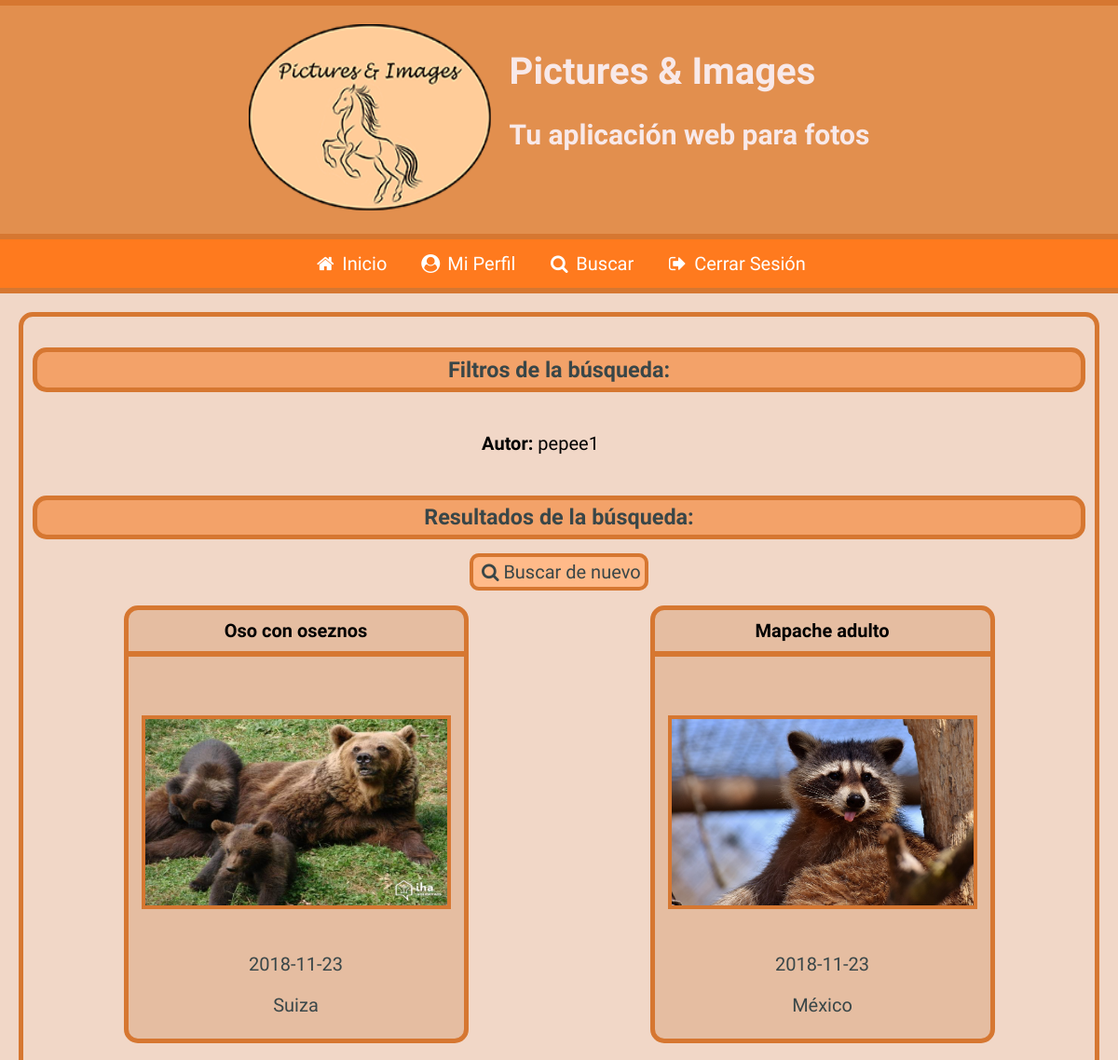
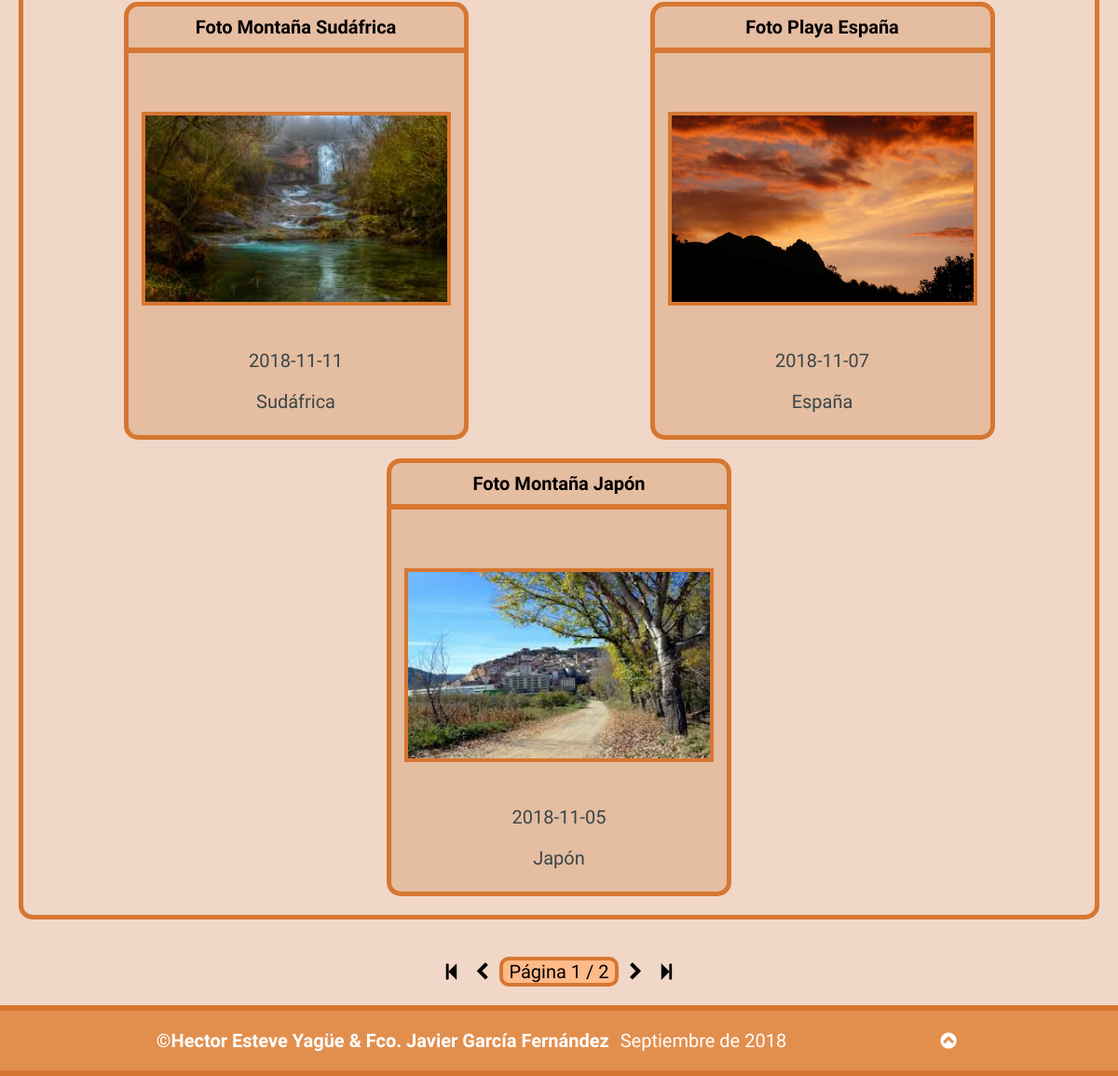
Page /resultado_busqueda.php?Usuario=1 (signed in) on the committed database (2 pictures, top to bottom).
### tables this page shows
CREATE TABLE `usuarios` (
  `IdUsuario` int(11) NOT NULL,
  `NomUsuario` varchar(15) NOT NULL,
  `Clave` varchar(200) NOT NULL,
  `Email` varchar(200) NOT NULL,
  `Sexo` tinyint(4) NOT NULL,
  `FNacimiento` date NOT NULL,
  `Ciudad` varchar(200) NOT NULL,
  `Pais` int(11) NOT NULL,
  `Foto` varchar(200) NOT NULL,
  `FRegistro` datetime NOT NULL DEFAULT CURRENT_TIMESTAMP ON UPDATE CURRENT_TIMESTAMP,
  `Estilo` int(11) NOT NULL
);

CREATE TABLE `fotos` (
  `IdFoto` int(11) NOT NULL,
  `Titulo` varchar(200) NOT NULL,
  `Descripcion` mediumtext NOT NULL,
  `Fecha` date NOT NULL,
  `Pais` int(11) NOT NULL,
  `Album` int(11) NOT NULL,
  `Fichero` varchar(500) NOT NULL,
  `Alternativo` varchar(200) NOT NULL,
  `FRegistro` datetime NOT NULL DEFAULT CURRENT_TIMESTAMP ON UPDATE CURRENT_TIMESTAMP
);

CREATE TABLE `paises` (
  `IdPais` int(11) NOT NULL,
  `NomPais` varchar(200) NOT NULL,
  `Continente` varchar(200) NOT NULL
);

### resultado_busqueda.php (the view, shortened to what this page needs)
<?php
require_once("head.php");
require_once("header.php");
if(isset($_SESSION["usuarioLog"]) && $cookieFalsa == false){
	require_once("barraNavSesionIniciada.php");
}
else{
	require_once("barraNavSesionNoIniciada.php");
	if($cookieFalsa){
		mostrarMensErrorCookie();
	}
}
?>
<?php
	function extraerUsuario(&$IdUsu){
		if(is_numeric($IdUsu)){
			$sentencia = 'SELECT NomUsuario FROM usuarios WHERE IdUsuario =' . $IdUsu;
			if(!($resultado = $GLOBALS["mysqli"]->query($sentencia))){
				echo "<p>Error al ejecutar la sentencia <b>$sentencia</b>: " . $GLOBALS["mysqli"]->error;
				echo '</p>';
				exit;
			}
			$fila = $resultado->fetch_object();
			return $fila->NomUsuario;
		}
		else{
			return $IdUsu;
		}
	}
		$hayGet = false;
		$hayFiltros = false;
		foreach ($_GET as $value){
			if(isset($value)){
				$hayGet=true;
			}
			if(!empty($value)){
				$hayFiltros = true;
			}
		}
		if($hayGet==true){
			if($hayFiltros == true){
				echo<<<filtros
				<section id="resultados">
				<h3>Filtros de la búsqueda:</h3>
				<div id="filtrosAplicados" class="mostrarDatos">
filtros;
				$getSaneado = $_GET;
				foreach ($getSaneado as $key => $value) {
					$clave = $key;
					cambiarClave($clave);
					if(!empty($value)){
						if($key == "Usuario"){
							$value = extraerUsuario($value);
						}
						if($key != "pagina"){
							echo"<p><b>$clave:</b> $value</p>";
						}
					}
				}
				echo "</div>";
				$FechasValidas = true;
				require_once("rellenarVariableBusqueda.php");
				if(!empty($busqueda)){
					require_once("paginacion.php");
					if(!empty($_GET["pagina"]) && ($_GET["pagina"] > $totalPaginas || !is_numeric($_GET["pagina"]))){
						$pagina = $totalPaginas;
						echo<<<cerrarSection
							</div>
						</section>
cerrarSection;
						mostrarErrorPaginaNoExistente();
					}
					else{
						if($FechasValidas){
							mostrarResultBusq();
						}
					}
				}
		}
		else{
			mostrarErrorNoHaBuscado();
		}
	}
	else{
		mostrarErrorNoHaBuscado();
	}
function cambiarClave(&$clave){
	$clav = array(
		"Album" => "Álbum",
		"NomUsuario" => "Autor",
		"Usuario" => "Autor",
		"FRegistro" => "Fecha",
		"Titulo" => "Título",
		"Descripcion" => "Descripción",
		"palClave" => "Palabra clave",
		"Pais" => "País",
	);
	foreach ($clav as $key => $value) {
		if($clave == $key){
			$clave = $value;
			break;
		}
	}
}
function mostrarResultBusq(){
	echo<<<resultadoBusqueda1
		<h3>Resultados de la búsqueda:</h3>
		<a href="formulario_busqueda.php" title="Realizar otra búsqueda"><span class="icon-search">Buscar de nuevo</span></a>
		<div class="imagenes">
resultadoBusqueda1;
		$sentencia = $sentencia = 'SELECT IdFoto, f.Titulo, a.Titulo AS AlbumTit, NomUsuario, Fichero, Alternativo, Fecha, NomPais FROM fotos f JOIN albumes a on (f.Album = a.IdAlbum) JOIN usuarios ON (a.Usuario = usuarios.IdUsuario) JOIN paises ON (f.Pais = paises.IdPais) WHERE ' . $GLOBALS["busqueda"] . ' ORDER BY (Fecha) DESC ' . 'LIMIT ' . $GLOBALS["inicio"] . ',' . $GLOBALS["tamPag"];
		if(!($resultado = $GLOBALS["mysqli"]->query($sentencia))) {
			echo "<p>Error al ejecutar la sentencia <b>$sentencia</b>: " . $GLOBALS["mysqli"]->error;
			echo '</p>';
			exit;
		}
		if(mysqli_num_rows($resultado) >= 1){
			while($fila = $resultado->fetch_assoc()){
				$idFoto = $fila["IdFoto"];
				$titulo = $fila["Titulo"];
				$fichero = $fila["Fichero"];
				$alt = $fila["Alternativo"];
				$fecha = $fila["Fecha"];
				$pais = $fila["NomPais"];
		echo<<<articulo
			<article>
				<h4><a href="detalle_foto.php?id=$idFoto" title="Ver detalles de la foto">$titulo</a></h4>
				<figure>
					<a href="detalle_foto.php?id=$idFoto" title="Ver detalles de la foto"><img src="./$fichero" alt="$alt"/></a>
				</figure>
				<footer>
					<p><time datetime="$fecha">$fecha</time></p>
					<p>$pais</p>
				</footer>
			</article>
articulo;
			}
		}
		else{
			echo "<p><b>No hay resultados</b></p>";
		}
	echo<<<resultadoBusqueda2
		</div>
		</section>
		<div class="paginacion">
			<div>
				<a href="resultado_busqueda.php?{$GLOBALS['getUrl']}&pagina=1"><span class="icon-to-start" title="Primeras 5 imágenes"></span></a>
				<a href="resultado_busqueda.php?{$GLOBALS['getUrl']}&pagina={$GLOBALS['paginaAnt']}"><span class="icon-left-open" title="Anteriores 5 imágenes"></span></a>
				<p>Página <output>{$GLOBALS['pagina']}</output> / {$GLOBALS['totalPaginas']}</p>
				<a href="resultado_busqueda.php?{$GLOBALS['getUrl']}&pagina={$GLOBALS['paginaSig']}"><span class="icon-right-open" title="Siguientes 5 imágenes"></span></a>
				<a href="resultado_busqueda.php?{$GLOBALS['getUrl']}&pagina={$GLOBALS['totalPaginas']}"><span class="icon-to-end" title="Últimas 5 imágenes"></span></a>
			</div>
		</div>
resultadoBusqueda2;
}
?>
<?php
	require_once("footer.php");
?>

### estilo.css (style rules this page uses)
body { box-sizing: border-box; min-width: 320px; max-width: 1980px; margin: 0 auto; background-color: #F1D7C7; font-family: 'Kalam', cursive; font-size: 20px; position: relative; }
body>section { margin: 1em; border: 0.3em solid #D67731; border-width: 5px; border-radius: 15px; padding: 0.5em; text-align: center; }
body>section>h3 { background-color: #F3A269; padding: 0.2em; border: 0.3em solid #D67731; border-width: 5px; border-radius: 15px; display: flex; justify-content: center; color: #394648; }
body>section>a { border: 0.2em solid #D67731; border-radius: 10px; background-color: #FFBA89; padding: 0.2em; color: #394648; text-decoration: none; margin: 1em; }
body>section>.imagenes { display: flex; flex-direction: row; flex-wrap: wrap; justify-content: space-around; margin-top: 0.7em; }
body>section>.imagenes>article { display: flex; flex-direction: column; background-color: #E5BDA1; border: 0.3em solid #D67731; border-width: 5px; border-radius: 15px; justify-content: space-between; color: #394648; overflow: hidden; height: 23em; width: 18em; margin: 0.5em; }
body>section>.imagenes>article>figure { margin: 0; margin-top: 1em; border: 0.2em solid #D67731; width: 90%; height: 10em; align-self: center; }
body>section>.imagenes>article>figure>a { margin: 0; display: flex; flex-direction: column; transition: all .35s ease-in-out; width: 100%; height: 100%; }
body>section>.imagenes>article>figure>a>img { width: 100%; height: 100%; align-self: center; }
body>section>.imagenes>article>h4 { margin: 0; border-bottom: 0.3em solid #D67731; padding: 0.5em; text-overflow: ellipsis; width: 100%; white-space: nowrap; overflow: hidden; align-self: center; }
body>section>.imagenes>article>h4>a { text-decoration: none; color: #000000; cursor: pointer; }
body>section>.imagenes>article>footer { display: flex; flex-direction: column; padding: 0.2em; border-radius: 15px; margin-bottom: 1em; }
body>section>.imagenes>article>footer>p { color: #394648; margin: 0; }
body>section>.imagenes>article>footer>p:first-of-type { margin-bottom: 1em; }
body>section>.mostrarDatos>p { margin-right: 2em; }
body>.paginacion { align-self: center; display: flex; justify-content: center; }
body>.paginacion>div>a { text-decoration: none; color: #000000; }
body>.paginacion>div>a,p { justify-content: center; display: inline-block; }
body>.paginacion>div>a>span { text-decoration: none; }
body>.paginacion>div>p { border: 0.2em solid #D67731; border-radius: 10px; background-color: #FFBA89; padding-left: 0.3em; padding-right: 0.3em; }

### rows in the picture
usuarios: NomUsuario "pepee1"
fotos: Titulo "Oso con oseznos", Fichero (picture), Fecha "2018-11-23", Pais.NomPais "Suiza"
fotos: Titulo "Mapache adulto", Fichero (picture), Fecha "2018-11-23", Pais.NomPais "México"
fotos: Titulo "Foto Montaña Sudáfrica", Fichero (picture), Fecha "2018-11-11", Pais.NomPais "Sudáfrica"
fotos: Titulo "Foto Playa España", Fichero (picture), Fecha "2018-11-07", Pais.NomPais "España"
fotos: Titulo "Foto Montaña Japón", Fichero (picture), Fecha "2018-11-05", Pais.NomPais "Japón"

### other values in the picture
$GLOBALS['pagina'] "1"
$GLOBALS['totalPaginas'] "2"
